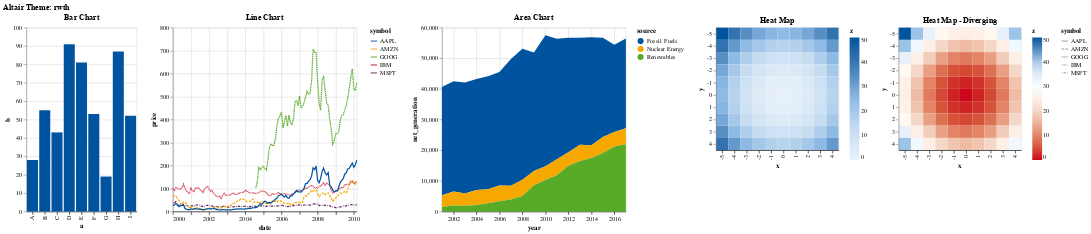

Notebook code for this chart:
### Code cell
# Default Altair Theme
alt.theme.enable('rwth')
plot_graphs('rwth')

### Figure 1 — Vega-Lite specification as saved in the notebook (floating-point values rounded to 4 significant figures; data arrays with more than 128 entries replaced by an {"elided": "..."} marker saying what was removed)
{"config": {"title": {"color": "#000000"}, "axisX": {"domainColor": "#000000", "labelFont": "arial", "tickColor": "#000000", "titleFont": "arial", "labelColor": "#000000", "titleColor": "#000000"}, "axisY": {"gridColor": "#DEDDDD", "labelFont": "arial", "titleFont": "arial", "labelColor": "#000000", "titleColor": "#000000"}, "background": "#FFFFFF", "legend": {"labelFont": "arial", "titleFont": "arial", "labelColor": "#000000", "titleColor": "#000000"}, "range": {"category": ["#00549F", "#F6A800", "#57AB27", "#CC071E", "#612158", "#A11035", "#7A6FAC", "#006165", "#BDCD00", "#0098A1"], "diverging": ["#CC071E", "#D85C41", "#E69679", "#F3CDBB", "#FAEBE3", "white", "#E8F1FA", "#C7DDF2", "#8EBAE5", "#407FB7", "#00549F"], "ordinal": ["#E8F1FA", "#C7DDF2", "#8EBAE5", "#407FB7", "#00549F"], "ramp": ["#E8F1FA", "#C7DDF2", "#8EBAE5", "#407FB7", "#00549F"], "heatmap": ["#E8F1FA", "#C7DDF2", "#8EBAE5", "#407FB7", "#00549F"]}, "area": {"fill": "#00549F"}, "line": {"color": "#00549F", "stroke": "#00549F"}, "trail": {"color": "#00549F", "stroke": "#00549F"}, "path": {"stroke": "#00549F"}, "text": {"font": "arial", "color": "#00549F"}, "bar": {"fill": "#00549F"}}, "hconcat": [{"data": {"name": "data-7684334a68ab74ba4c3ca7d0ceaeb461"}, "mark": {"type": "bar", "tooltip": true}, "encoding": {"x": {"field": "a", "type": "nominal"}, "y": {"field": "b", "type": "quantitative"}}, "title": "Bar Chart"}, {"data": {"name": "data-b0fe595546d47c5085f225c35730172c"}, "mark": {"type": "line"}, "encoding": {"color": {"field": "symbol", "type": "nominal"}, "strokeDash": {"field": "symbol", "type": "nominal"}, "x": {"field": "date", "type": "temporal"}, "y": {"field": "price", "type": "quantitative"}}, "title": "Line Chart"}, {"data": {"name": "data-7fb5cba8489b31900f8ac51a35bf2f48"}, "mark": {"type": "area"}, "encoding": {"color": {"field": "source", "type": "nominal"}, "x": {"field": "year", "type": "temporal"}, "y": {"field": "net_generation", "type": "quantitative"}}, "title": "Area Chart"}, {"data": {"name": "data-0c732f568d8b97bbab33754bfe87aba8"}, "mark": {"type": "rect"}, "encoding": {"color": {"field": "z", "type": "quantitative"}, "x": {"field": "x", "type": "ordinal"}, "y": {"field": "y", "type": "ordinal"}}, "title": "Heat Map"}, {"data": {"name": "data-0c732f568d8b97bbab33754bfe87aba8"}, "mark": {"type": "rect"}, "encoding": {"color": {"field": "z", "scale": {"domainMid": 30}, "type": "quantitative"}, "x": {"field": "x", "type": "ordinal"}, "y": {"field": "y", "type": "ordinal"}}, "title": "Heat Map - Diverging"}], "title": "Altair Theme: rwth", "$schema": "https://vega.github.io/schema/vega-lite/v5.20.1.json", "datasets": {"data-7684334a68ab74ba4c3ca7d0ceaeb461": [{"a": "A", "b": 28}, {"a": "B", "b": 55}, {"a": "C", "b": 43}, {"a": "D", "b": 91}, {"a": "E", "b": 81}, {"a": "F", "b": 53}, {"a": "G", "b": 19}, {"a": "H", "b": 87}, {"a": "I", "b": 52}], "data-b0fe595546d47c5085f225c35730172c": {"elided": "560 records"}, "data-7fb5cba8489b31900f8ac51a35bf2f48": [{"year": "2001-01-01T00:00:00", "source": "Fossil Fuels", "net_generation": 35361}, {"year": "2002-01-01T00:00:00", "source": "Fossil Fuels", "net_generation": 35991}, {"year": "2003-01-01T00:00:00", "source": "Fossil Fuels", "net_generation": 36234}, {"year": "2004-01-01T00:00:00", "source": "Fossil Fuels", "net_generation": 36205}, {"year": "2005-01-01T00:00:00", "source": "Fossil Fuels", "net_generation": 36883}, {"year": "2006-01-01T00:00:00", "source": "Fossil Fuels", "net_generation": 37014}, {"year": "2007-01-01T00:00:00", "source": "Fossil Fuels", "net_generation": 41389}, {"year": "2008-01-01T00:00:00", "source": "Fossil Fuels", "net_generation": 42734}, {"year": "2009-01-01T00:00:00", "source": "Fossil Fuels", "net_generation": 38620}, {"year": "2010-01-01T00:00:00", "source": "Fossil Fuels", "net_generation": 42750}, {"year": "2011-01-01T00:00:00", "source": "Fossil Fuels", "net_generation": 39361}, {"year": "2012-01-01T00:00:00", "source": "Fossil Fuels", "net_generation": 37379}, {"year": "2013-01-01T00:00:00", "source": "Fossil Fuels", "net_generation": 34873}, {"year": "2014-01-01T00:00:00", "source": "Fossil Fuels", "net_generation": 35250}, {"year": "2015-01-01T00:00:00", "source": "Fossil Fuels", "net_generation": 32319}, {"year": "2016-01-01T00:00:00", "source": "Fossil Fuels", "net_generation": 28437}, {"year": "2017-01-01T00:00:00", "source": "Fossil Fuels", "net_generation": 29329}, {"year": "2001-01-01T00:00:00", "source": "Nuclear Energy", "net_generation": 3853}, {"year": "2002-01-01T00:00:00", "source": "Nuclear Energy", "net_generation": 4574}, {"year": "2003-01-01T00:00:00", "source": "Nuclear Energy", "net_generation": 3988}, {"year": "2004-01-01T00:00:00", "source": "Nuclear Energy", "net_generation": 4929}, {"year": "2005-01-01T00:00:00", "source": "Nuclear Energy", "net_generation": 4538}, {"year": "2006-01-01T00:00:00", "source": "Nuclear Energy", "net_generation": 5095}, {"year": "2007-01-01T00:00:00", "source": "Nuclear Energy", "net_generation": 4519}, {"year": "2008-01-01T00:00:00", "source": "Nuclear Energy", "net_generation": 5282}, {"year": "2009-01-01T00:00:00", "source": "Nuclear Energy", "net_generation": 4679}, {"year": "2010-01-01T00:00:00", "source": "Nuclear Energy", "net_generation": 4451}, {"year": "2011-01-01T00:00:00", "source": "Nuclear Energy", "net_generation": 5215}, {"year": "2012-01-01T00:00:00", "source": "Nuclear Energy", "net_generation": 4347}, {"year": "2013-01-01T00:00:00", "source": "Nuclear Energy", "net_generation": 5321}, {"year": "2014-01-01T00:00:00", "source": "Nuclear Energy", "net_generation": 4152}, {"year": "2015-01-01T00:00:00", "source": "Nuclear Energy", "net_generation": 5243}, {"year": "2016-01-01T00:00:00", "source": "Nuclear Energy", "net_generation": 4703}, {"year": "2017-01-01T00:00:00", "source": "Nuclear Energy", "net_generation": 5214}, {"year": "2001-01-01T00:00:00", "source": "Renewables", "net_generation": 1437}, {"year": "2002-01-01T00:00:00", "source": "Renewables", "net_generation": 1963}, {"year": "2003-01-01T00:00:00", "source": "Renewables", "net_generation": 1885}, {"year": "2004-01-01T00:00:00", "source": "Renewables", "net_generation": 2102}, {"year": "2005-01-01T00:00:00", "source": "Renewables", "net_generation": 2724}, {"year": "2006-01-01T00:00:00", "source": "Renewables", "net_generation": 3364}, {"year": "2007-01-01T00:00:00", "source": "Renewables", "net_generation": 3870}, {"year": "2008-01-01T00:00:00", "source": "Renewables", "net_generation": 5070}, {"year": "2009-01-01T00:00:00", "source": "Renewables", "net_generation": 8560}, {"year": "2010-01-01T00:00:00", "source": "Renewables", "net_generation": 10308}, {"year": "2011-01-01T00:00:00", "source": "Renewables", "net_generation": 11795}, {"year": "2012-01-01T00:00:00", "source": "Renewables", "net_generation": 14949}, {"year": "2013-01-01T00:00:00", "source": "Renewables", "net_generation": 16476}, {"year": "2014-01-01T00:00:00", "source": "Renewables", "net_generation": 17452}, {"year": "2015-01-01T00:00:00", "source": "Renewables", "net_generation": 19091}, {"year": "2016-01-01T00:00:00", "source": "Renewables", "net_generation": 21241}, {"year": "2017-01-01T00:00:00", "source": "Renewables", "net_generation": 21933}], "data-0c732f568d8b97bbab33754bfe87aba8": [{"x": -5, "y": -5, "z": 50}, {"x": -4, "y": -5, "z": 41}, {"x": -3, "y": -5, "z": 34}, {"x": -2, "y": -5, "z": 29}, {"x": -1, "y": -5, "z": 26}, {"x": 0, "y": -5, "z": 25}, {"x": 1, "y": -5, "z": 26}, {"x": 2, "y": -5, "z": 29}, {"x": 3, "y": -5, "z": 34}, {"x": 4, "y": -5, "z": 41}, {"x": -5, "y": -4, "z": 41}, {"x": -4, "y": -4, "z": 32}, {"x": -3, "y": -4, "z": 25}, {"x": -2, "y": -4, "z": 20}, {"x": -1, "y": -4, "z": 17}, {"x": 0, "y": -4, "z": 16}, {"x": 1, "y": -4, "z": 17}, {"x": 2, "y": -4, "z": 20}, {"x": 3, "y": -4, "z": 25}, {"x": 4, "y": -4, "z": 32}, {"x": -5, "y": -3, "z": 34}, {"x": -4, "y": -3, "z": 25}, {"x": -3, "y": -3, "z": 18}, {"x": -2, "y": -3, "z": 13}, {"x": -1, "y": -3, "z": 10}, {"x": 0, "y": -3, "z": 9}, {"x": 1, "y": -3, "z": 10}, {"x": 2, "y": -3, "z": 13}, {"x": 3, "y": -3, "z": 18}, {"x": 4, "y": -3, "z": 25}, {"x": -5, "y": -2, "z": 29}, {"x": -4, "y": -2, "z": 20}, {"x": -3, "y": -2, "z": 13}, {"x": -2, "y": -2, "z": 8}, {"x": -1, "y": -2, "z": 5}, {"x": 0, "y": -2, "z": 4}, {"x": 1, "y": -2, "z": 5}, {"x": 2, "y": -2, "z": 8}, {"x": 3, "y": -2, "z": 13}, {"x": 4, "y": -2, "z": 20}, {"x": -5, "y": -1, "z": 26}, {"x": -4, "y": -1, "z": 17}, {"x": -3, "y": -1, "z": 10}, {"x": -2, "y": -1, "z": 5}, {"x": -1, "y": -1, "z": 2}, {"x": 0, "y": -1, "z": 1}, {"x": 1, "y": -1, "z": 2}, {"x": 2, "y": -1, "z": 5}, {"x": 3, "y": -1, "z": 10}, {"x": 4, "y": -1, "z": 17}, {"x": -5, "y": 0, "z": 25}, {"x": -4, "y": 0, "z": 16}, {"x": -3, "y": 0, "z": 9}, {"x": -2, "y": 0, "z": 4}, {"x": -1, "y": 0, "z": 1}, {"x": 0, "y": 0, "z": 0}, {"x": 1, "y": 0, "z": 1}, {"x": 2, "y": 0, "z": 4}, {"x": 3, "y": 0, "z": 9}, {"x": 4, "y": 0, "z": 16}, {"x": -5, "y": 1, "z": 26}, {"x": -4, "y": 1, "z": 17}, {"x": -3, "y": 1, "z": 10}, {"x": -2, "y": 1, "z": 5}, {"x": -1, "y": 1, "z": 2}, {"x": 0, "y": 1, "z": 1}, {"x": 1, "y": 1, "z": 2}, {"x": 2, "y": 1, "z": 5}, {"x": 3, "y": 1, "z": 10}, {"x": 4, "y": 1, "z": 17}, {"x": -5, "y": 2, "z": 29}, {"x": -4, "y": 2, "z": 20}, {"x": -3, "y": 2, "z": 13}, {"x": -2, "y": 2, "z": 8}, {"x": -1, "y": 2, "z": 5}, {"x": 0, "y": 2, "z": 4}, {"x": 1, "y": 2, "z": 5}, {"x": 2, "y": 2, "z": 8}, {"x": 3, "y": 2, "z": 13}, {"x": 4, "y": 2, "z": 20}, {"x": -5, "y": 3, "z": 34}, {"x": -4, "y": 3, "z": 25}, {"x": -3, "y": 3, "z": 18}, {"x": -2, "y": 3, "z": 13}, {"x": -1, "y": 3, "z": 10}, {"x": 0, "y": 3, "z": 9}, {"x": 1, "y": 3, "z": 10}, {"x": 2, "y": 3, "z": 13}, {"x": 3, "y": 3, "z": 18}, {"x": 4, "y": 3, "z": 25}, {"x": -5, "y": 4, "z": 41}, {"x": -4, "y": 4, "z": 32}, {"x": -3, "y": 4, "z": 25}, {"x": -2, "y": 4, "z": 20}, {"x": -1, "y": 4, "z": 17}, {"x": 0, "y": 4, "z": 16}, {"x": 1, "y": 4, "z": 17}, {"x": 2, "y": 4, "z": 20}, {"x": 3, "y": 4, "z": 25}, {"x": 4, "y": 4, "z": 32}]}}
